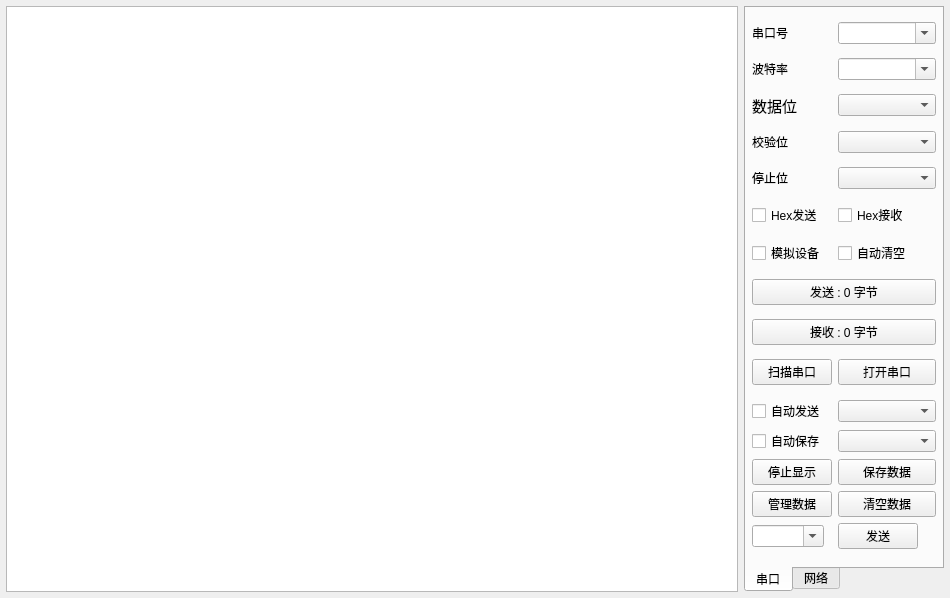
<?xml version="1.0" encoding="UTF-8"?>
<ui version="4.0">
 <class>frmComTool</class>
 <widget class="QWidget" name="frmComTool">
  <property name="geometry">
   <rect>
    <x>0</x>
    <y>0</y>
    <width>950</width>
    <height>598</height>
   </rect>
  </property>
  <layout class="QGridLayout" name="gridLayout_3">
   <property name="leftMargin">
    <number>6</number>
   </property>
   <property name="topMargin">
    <number>6</number>
   </property>
   <property name="rightMargin">
    <number>6</number>
   </property>
   <property name="bottomMargin">
    <number>6</number>
   </property>
   <item row="0" column="0">
    <widget class="QTextEdit" name="txtMain">
     <property name="enabled">
      <bool>true</bool>
     </property>
     <property name="sizePolicy">
      <sizepolicy hsizetype="Preferred" vsizetype="Preferred">
       <horstretch>100</horstretch>
       <verstretch>100</verstretch>
      </sizepolicy>
     </property>
     <property name="font">
      <font>
       <pointsize>12</pointsize>
      </font>
     </property>
     <property name="frameShape">
      <enum>QFrame::StyledPanel</enum>
     </property>
     <property name="verticalScrollBarPolicy">
      <enum>Qt::ScrollBarAsNeeded</enum>
     </property>
     <property name="horizontalScrollBarPolicy">
      <enum>Qt::ScrollBarAsNeeded</enum>
     </property>
     <property name="tabChangesFocus">
      <bool>true</bool>
     </property>
     <property name="lineWrapMode">
      <enum>QTextEdit::NoWrap</enum>
     </property>
     <property name="readOnly">
      <bool>true</bool>
     </property>
     <property name="cursorWidth">
      <number>3</number>
     </property>
    </widget>
   </item>
   <item row="0" column="1">
    <widget class="QWidget" name="widgetRight" native="true">
     <property name="sizePolicy">
      <sizepolicy hsizetype="Preferred" vsizetype="Preferred">
       <horstretch>100</horstretch>
       <verstretch>100</verstretch>
      </sizepolicy>
     </property>
     <property name="minimumSize">
      <size>
       <width>200</width>
       <height>0</height>
      </size>
     </property>
     <property name="maximumSize">
      <size>
       <width>200</width>
       <height>16777215</height>
      </size>
     </property>
     <layout class="QVBoxLayout" name="verticalLayout">
      <property name="leftMargin">
       <number>0</number>
      </property>
      <property name="topMargin">
       <number>0</number>
      </property>
      <property name="rightMargin">
       <number>0</number>
      </property>
      <property name="bottomMargin">
       <number>0</number>
      </property>
      <item>
       <widget class="QTabWidget" name="tabWidget">
        <property name="sizePolicy">
         <sizepolicy hsizetype="Preferred" vsizetype="Preferred">
          <horstretch>100</horstretch>
          <verstretch>100</verstretch>
         </sizepolicy>
        </property>
        <property name="tabPosition">
         <enum>QTabWidget::South</enum>
        </property>
        <property name="currentIndex">
         <number>0</number>
        </property>
        <widget class="QWidget" name="tab">
         <attribute name="title">
          <string>串口</string>
         </attribute>
         <layout class="QGridLayout" name="gridLayout_5">
          <property name="leftMargin">
           <number>6</number>
          </property>
          <property name="topMargin">
           <number>6</number>
          </property>
          <property name="rightMargin">
           <number>6</number>
          </property>
          <property name="bottomMargin">
           <number>6</number>
          </property>
          <item row="11" column="0" colspan="2">
           <widget class="QPushButton" name="btnReceiveCount">
            <property name="text">
             <string>接收 : 0 字节</string>
            </property>
           </widget>
          </item>
          <item row="14" column="1">
           <widget class="QPushButton" name="btnOpen">
            <property name="text">
             <string>打开串口</string>
            </property>
           </widget>
          </item>
          <item row="8" column="0">
           <widget class="QCheckBox" name="ckDebug">
            <property name="text">
             <string>模拟设备</string>
            </property>
           </widget>
          </item>
          <item row="18" column="0" colspan="2">
           <layout class="QGridLayout" name="gridLayout">
            <item row="0" column="0">
             <widget class="QCheckBox" name="ckAutoSend">
              <property name="text">
               <string>自动发送</string>
              </property>
             </widget>
            </item>
            <item row="4" column="1">
             <widget class="QPushButton" name="btnSend">
              <property name="minimumSize">
               <size>
                <width>80</width>
                <height>0</height>
               </size>
              </property>
              <property name="maximumSize">
               <size>
                <width>80</width>
                <height>16777215</height>
               </size>
              </property>
              <property name="text">
               <string>发送</string>
              </property>
             </widget>
            </item>
            <item row="1" column="0">
             <widget class="QCheckBox" name="ckAutoSave">
              <property name="text">
               <string>自动保存</string>
              </property>
             </widget>
            </item>
            <item row="4" column="0">
             <widget class="QComboBox" name="cboxData">
              <property name="sizePolicy">
               <sizepolicy hsizetype="Fixed" vsizetype="Fixed">
                <horstretch>0</horstretch>
                <verstretch>0</verstretch>
               </sizepolicy>
              </property>
              <property name="editable">
               <bool>true</bool>
              </property>
              <property name="duplicatesEnabled">
               <bool>false</bool>
              </property>
             </widget>
            </item>
            <item row="1" column="1">
             <widget class="QComboBox" name="cboxSaveInterval">
              <property name="sizePolicy">
               <sizepolicy hsizetype="Expanding" vsizetype="Fixed">
                <horstretch>0</horstretch>
                <verstretch>0</verstretch>
               </sizepolicy>
              </property>
             </widget>
            </item>
            <item row="2" column="1">
             <widget class="QPushButton" name="btnSave">
              <property name="text">
               <string>保存数据</string>
              </property>
             </widget>
            </item>
            <item row="0" column="1">
             <widget class="QComboBox" name="cboxSendInterval">
              <property name="sizePolicy">
               <sizepolicy hsizetype="Expanding" vsizetype="Fixed">
                <horstretch>0</horstretch>
                <verstretch>0</verstretch>
               </sizepolicy>
              </property>
             </widget>
            </item>
            <item row="2" column="0">
             <widget class="QPushButton" name="btnStopShow">
              <property name="text">
               <string>停止显示</string>
              </property>
             </widget>
            </item>
            <item row="3" column="0">
             <widget class="QPushButton" name="btnData">
              <property name="text">
               <string>管理数据</string>
              </property>
             </widget>
            </item>
            <item row="3" column="1">
             <widget class="QPushButton" name="btnClear">
              <property name="text">
               <string>清空数据</string>
              </property>
             </widget>
            </item>
           </layout>
          </item>
          <item row="1" column="0">
           <widget class="QLabel" name="labBaudRate">
            <property name="sizePolicy">
             <sizepolicy hsizetype="Fixed" vsizetype="Preferred">
              <horstretch>0</horstretch>
              <verstretch>0</verstretch>
             </sizepolicy>
            </property>
            <property name="maximumSize">
             <size>
              <width>50</width>
              <height>16777215</height>
             </size>
            </property>
            <property name="text">
             <string>波特率</string>
            </property>
           </widget>
          </item>
          <item row="4" column="1">
           <widget class="QComboBox" name="cboxStopBit">
            <property name="sizePolicy">
             <sizepolicy hsizetype="Preferred" vsizetype="Fixed">
              <horstretch>1</horstretch>
              <verstretch>0</verstretch>
             </sizepolicy>
            </property>
           </widget>
          </item>
          <item row="1" column="1">
           <widget class="QComboBox" name="cboxBaudRate">
            <property name="sizePolicy">
             <sizepolicy hsizetype="Preferred" vsizetype="Fixed">
              <horstretch>1</horstretch>
              <verstretch>0</verstretch>
             </sizepolicy>
            </property>
            <property name="editable">
             <bool>true</bool>
            </property>
           </widget>
          </item>
          <item row="2" column="1">
           <widget class="QComboBox" name="cboxDataBit">
            <property name="sizePolicy">
             <sizepolicy hsizetype="Preferred" vsizetype="Fixed">
              <horstretch>1</horstretch>
              <verstretch>0</verstretch>
             </sizepolicy>
            </property>
           </widget>
          </item>
          <item row="14" column="0">
           <widget class="QPushButton" name="btnScan">
            <property name="text">
             <string>扫描串口</string>
            </property>
           </widget>
          </item>
          <item row="2" column="0">
           <widget class="QLabel" name="labDataBit">
            <property name="sizePolicy">
             <sizepolicy hsizetype="Fixed" vsizetype="Preferred">
              <horstretch>0</horstretch>
              <verstretch>0</verstretch>
             </sizepolicy>
            </property>
            <property name="font">
             <font>
              <pointsize>11</pointsize>
             </font>
            </property>
            <property name="text">
             <string>数据位</string>
            </property>
           </widget>
          </item>
          <item row="4" column="0">
           <widget class="QLabel" name="labStopBit">
            <property name="sizePolicy">
             <sizepolicy hsizetype="Fixed" vsizetype="Preferred">
              <horstretch>0</horstretch>
              <verstretch>0</verstretch>
             </sizepolicy>
            </property>
            <property name="text">
             <string>停止位</string>
            </property>
           </widget>
          </item>
          <item row="0" column="0">
           <widget class="QLabel" name="labPortName">
            <property name="sizePolicy">
             <sizepolicy hsizetype="Fixed" vsizetype="Preferred">
              <horstretch>0</horstretch>
              <verstretch>0</verstretch>
             </sizepolicy>
            </property>
            <property name="text">
             <string>串口号</string>
            </property>
           </widget>
          </item>
          <item row="3" column="0">
           <widget class="QLabel" name="labParity">
            <property name="sizePolicy">
             <sizepolicy hsizetype="Fixed" vsizetype="Preferred">
              <horstretch>0</horstretch>
              <verstretch>0</verstretch>
             </sizepolicy>
            </property>
            <property name="text">
             <string>校验位</string>
            </property>
           </widget>
          </item>
          <item row="7" column="1">
           <widget class="QCheckBox" name="ckHexReceive">
            <property name="text">
             <string>Hex接收</string>
            </property>
           </widget>
          </item>
          <item row="8" column="1">
           <widget class="QCheckBox" name="ckAutoClear">
            <property name="text">
             <string>自动清空</string>
            </property>
           </widget>
          </item>
          <item row="0" column="1">
           <widget class="QComboBox" name="cboxPortName">
            <property name="sizePolicy">
             <sizepolicy hsizetype="Preferred" vsizetype="Fixed">
              <horstretch>1</horstretch>
              <verstretch>0</verstretch>
             </sizepolicy>
            </property>
            <property name="editable">
             <bool>true</bool>
            </property>
           </widget>
          </item>
          <item row="3" column="1">
           <widget class="QComboBox" name="cboxParity">
            <property name="sizePolicy">
             <sizepolicy hsizetype="Preferred" vsizetype="Fixed">
              <horstretch>1</horstretch>
              <verstretch>0</verstretch>
             </sizepolicy>
            </property>
           </widget>
          </item>
          <item row="7" column="0">
           <widget class="QCheckBox" name="ckHexSend">
            <property name="text">
             <string>Hex发送</string>
            </property>
           </widget>
          </item>
          <item row="10" column="0" colspan="2">
           <widget class="QPushButton" name="btnSendCount">
            <property name="text">
             <string>发送 : 0 字节</string>
            </property>
           </widget>
          </item>
         </layout>
        </widget>
        <widget class="QWidget" name="tab_2">
         <attribute name="title">
          <string>网络</string>
         </attribute>
         <layout class="QGridLayout" name="gridLayout_2">
          <property name="leftMargin">
           <number>6</number>
          </property>
          <property name="topMargin">
           <number>6</number>
          </property>
          <property name="rightMargin">
           <number>6</number>
          </property>
          <property name="bottomMargin">
           <number>6</number>
          </property>
          <item row="2" column="0">
           <widget class="QLabel" name="labServerPort">
            <property name="text">
             <string>远程端口</string>
            </property>
           </widget>
          </item>
          <item row="3" column="1">
           <widget class="QLineEdit" name="txtListenPort"/>
          </item>
          <item row="1" column="1">
           <widget class="QLineEdit" name="txtServerIP">
            <property name="text">
             <string/>
            </property>
           </widget>
          </item>
          <item row="3" column="0">
           <widget class="QLabel" name="labListenPort">
            <property name="text">
             <string>监听端口</string>
            </property>
           </widget>
          </item>
          <item row="0" column="0">
           <widget class="QLabel" name="labMode">
            <property name="text">
             <string>转换模式</string>
            </property>
           </widget>
          </item>
          <item row="5" column="0" colspan="2">
           <widget class="QPushButton" name="scan">
            <property name="text">
             <string>扫描UDP服务端</string>
            </property>
           </widget>
          </item>
          <item row="0" column="1">
           <widget class="QComboBox" name="cboxMode">
            <item>
             <property name="text">
              <string>Tcp_Client</string>
             </property>
            </item>
            <item>
             <property name="text">
              <string>Tcp_Server</string>
             </property>
            </item>
            <item>
             <property name="text">
              <string>Udp_Client</string>
             </property>
            </item>
            <item>
             <property name="text">
              <string>Udp_Server</string>
             </property>
            </item>
           </widget>
          </item>
          <item row="4" column="1">
           <widget class="QComboBox" name="cboxSleepTime"/>
          </item>
          <item row="1" column="0">
           <widget class="QLabel" name="labServerIP">
            <property name="text">
             <string>远程地址</string>
            </property>
           </widget>
          </item>
          <item row="2" column="1">
           <widget class="QLineEdit" name="txtServerPort">
            <property name="text">
             <string/>
            </property>
           </widget>
          </item>
          <item row="4" column="0">
           <widget class="QLabel" name="labSleepTime">
            <property name="text">
             <string>延时时间</string>
            </property>
           </widget>
          </item>
          <item row="6" column="0">
           <widget class="QPushButton" name="btnStart">
            <property name="text">
             <string>启动</string>
            </property>
           </widget>
          </item>
          <item row="6" column="1">
           <widget class="QCheckBox" name="ckAutoConnect">
            <property name="text">
             <string>自动重连</string>
            </property>
           </widget>
          </item>
         </layout>
        </widget>
       </widget>
      </item>
     </layout>
    </widget>
   </item>
  </layout>
 </widget>
 <resources/>
 <connections/>
</ui>
